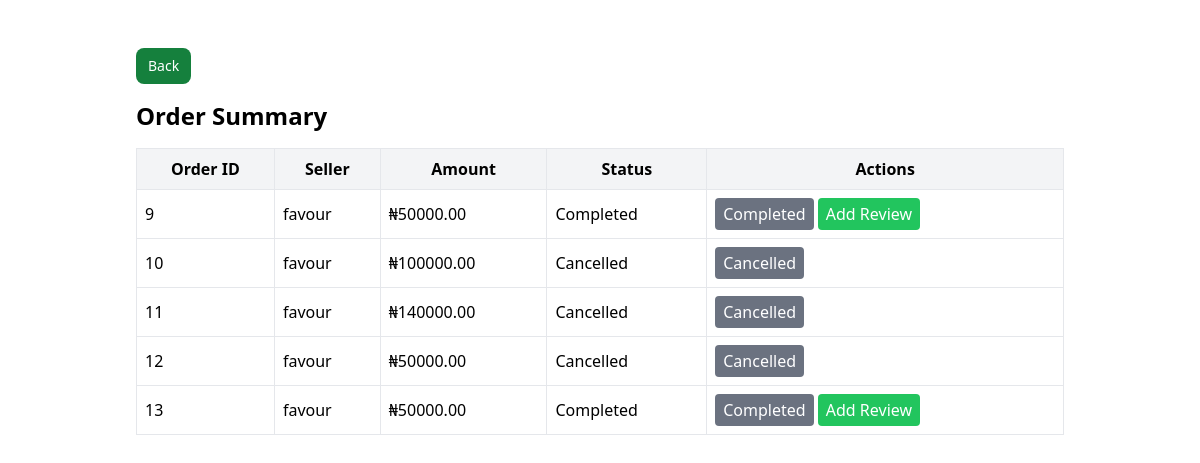
The app's page /store/order_summary/ (signed in), older data.
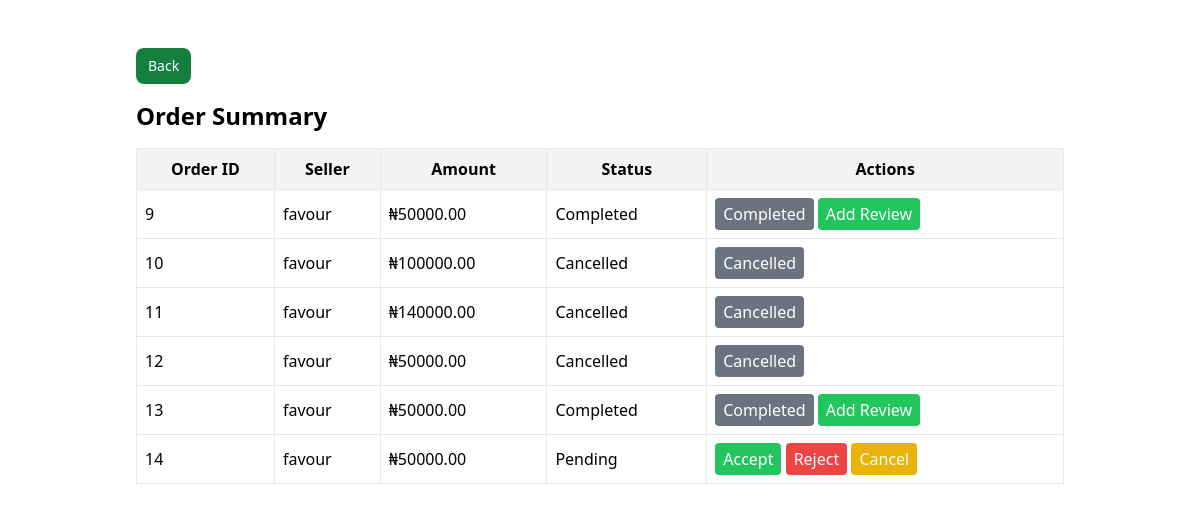
The same page, newer data.
### Store/models.py (models this page shows, shortened)
class Order(models.Model):
    PENDING = 'pending'
    COMPLETED = 'completed'
    CANCELLED = 'cancelled'
    ORDER_STATUS_CHOICES = [
        (PENDING, 'Pending'),
        (COMPLETED, 'Completed'),
        (CANCELLED, 'Cancelled'),
    ]
    buyer = models.ForeignKey(get_user_model(), related_name='orders_as_buyer', on_delete=models.CASCADE)
    seller = models.ForeignKey(get_user_model(), related_name='orders_as_seller', on_delete=models.CASCADE)
    amount = models.DecimalField(max_digits=10, decimal_places=2)  # Amount of the transaction
    status = models.CharField(max_length=20, choices=ORDER_STATUS_CHOICES, default=PENDING)
    created_at = models.DateTimeField(auto_now_add=True)
    updated_at = models.DateTimeField(auto_now=True)

### User/models.py (models this page shows, shortened)
class Account(AbstractBaseUser, PermissionsMixin):
    email = models.EmailField(unique=True)
    username = models.CharField(max_length=30, unique=True)
    role      = models.CharField(max_length=20, choices=ROLE_CHOICES, default='buyer')
    first_name = models.CharField(max_length=30, blank=True)
    last_name = models.CharField(max_length=30, blank=True)
    last_login	= models.DateTimeField(verbose_name='last login', auto_now=True)
    is_online = models.BooleanField(default=False)
    is_active = models.BooleanField(default=True)
    is_admin = models.BooleanField(default=False)
    is_staff = models.BooleanField(default=False)
    is_buyer = models.BooleanField(default=False)
    USERNAME_FIELD = 'email'
    REQUIRED_FIELDS = ['username',]
    objects = MyAccountManager()

### Store/views.py (the view, shortened to what this page needs)
# urls.py: path('order_summary/', views.order_summary, name='order_summary'),
@login_required
@buyer_required
def order_summary(request):
    orders = Order.objects.filter(buyer=request.user)
    return render(request, "Store/order_summary.html", {"orders": orders})

### Store/templates/Store/order_summary.html (shortened to what this page needs)
{% extends "Store/base.html" %}
{% block content %}
<div class="container mx-auto p-6">
    <a href="{% url 'buyerdashboard' %}" class="inline-flex mb-4 items-center px-3 py-2 text-sm font-medium text-center text-white bg-green-700 rounded-lg hover:bg-green-800 focus:ring-4 focus:outline-none focus:ring-green-300 dark:bg-green-600 dark:hover:bg-green-700 dark:focus:ring-green-800">Back</a>
    <h1 class="text-2xl font-bold mb-4">Order Summary</h1>
    {% if orders %}
        <table class="w-full border-collapse border border-gray-200">
            <thead>
                <tr class="bg-gray-100">
                    <th class="p-2 border">Order ID</th>
                    <th class="p-2 border">Seller</th>
                    <th class="p-2 border">Amount</th>
                    <th class="p-2 border">Status</th>
                    <th class="p-2 border">Actions</th>
                </tr>
            </thead>
            <tbody>
                {% for order in orders %}
                    <tr>
                        <td class="p-2 border">{{ order.id }}</td>
                        <td class="p-2 border">
                            {{ order.seller.username|default:"Seller not available" }}
                        </td>
                        <td class="p-2 border">₦{{ order.amount|floatformat:2 }}</td>
                        <td class="p-2 border">{{ order.get_status_display }}</td>
                        <td class="p-2 border">
                            {% if order.status == order.PENDING %}
                                <form method="POST" action="{% url 'order_summary' %}">
                                    <button name="action" value="accept_delivery" class="bg-green-500 text-white px-2 py-1 rounded">Accept</button>
                                    <button name="action" value="reject_delivery" class="bg-red-500 text-white px-2 py-1 rounded">Reject</button>
                                    <button name="action" value="cancel_order" class="bg-yellow-500 text-white px-2 py-1 rounded">Cancel</button>
                                </form>
                            {% elif order.status == order.COMPLETED %}
                                <button class="bg-gray-500 text-white px-2 py-1 rounded cursor-not-allowed" disabled>Completed</button>
                                <a href="{% url 'index' %}"><button name="action" value="accept_delivery" class="bg-green-500 text-white px-2 py-1 rounded">Add Review</button></a>
                            {% elif order.status == order.CANCELLED %}
                                <button class="bg-gray-500 text-white px-2 py-1 rounded cursor-not-allowed" disabled>Cancelled</button>
                            {% endif %}
                        </td>
                    </tr>
                {% endfor %}
            </tbody>
        </table>
    {% else %}
        <p class="text-center text-gray-600">You have no orders to display.</p>
    {% endif %}
</div>
{% endblock %}

Row changes from the older to the newer data that the page shows:
added Order: id "14", seller.username "favour", amount "50000.00", status "Pending"
